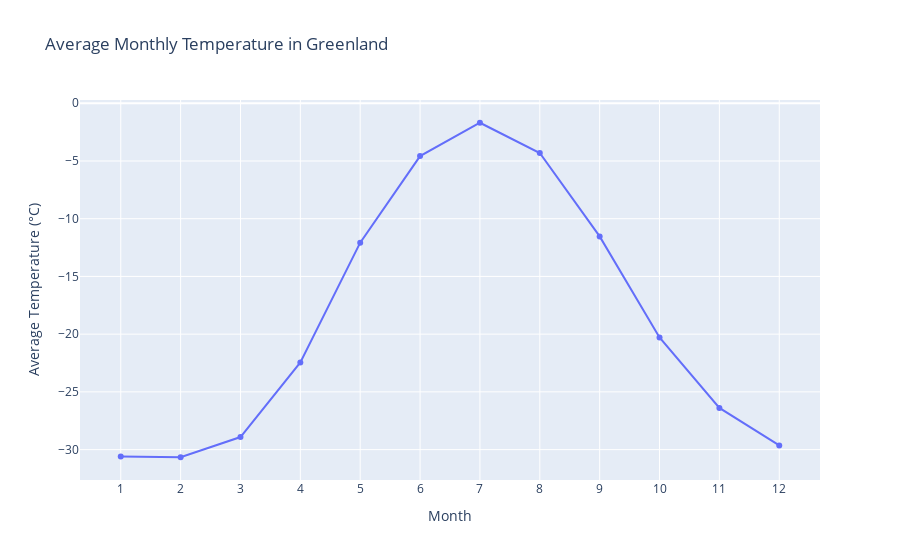

This figure's notebook cell:
### Code cell
df['month'] = df['dt'].dt.month

monthly_avg_temp = df.groupby('month')['AverageTemperature'].mean().reset_index()

fig = go.Figure()

fig.add_trace(go.Scatter(x=monthly_avg_temp['month'], y=monthly_avg_temp['AverageTemperature'],
                         mode='lines+markers',
                         name='Average Temp',
                         hoverinfo='x+y'))

fig.update_layout(title=f'Average Monthly Temperature in {country}',
                  xaxis_title='Month',
                  yaxis_title='Average Temperature (°C)',
                  xaxis=dict(tickmode='array',
                             tickvals=monthly_avg_temp['month'],
                             ticktext=[str(i) for i in range(1, 13)]))

fig.show()

### Figure 1 — Plotly figure (JSON) as saved in the notebook; plotly's stock layout.template omitted (floating-point values rounded to 4 significant figures)
{"data": [{"hoverinfo": "x+y", "mode": "lines+markers", "name": "Average Temp", "type": "scatter", "x": [1, 2, 3, 4, 5, 6, 7, 8, 9, 10, 11, 12], "y": [-30.59, -30.66, -28.91, -22.45, -12.07, -4.576, -1.69, -4.31, -11.53, -20.29, -26.39, -29.64]}], "layout": {"title": {"text": "Average Monthly Temperature in Greenland"}, "xaxis": {"tickmode": "array", "ticktext": ["1", "2", "3", "4", "5", "6", "7", "8", "9", "10", "11", "12"], "tickvals": [1, 2, 3, 4, 5, 6, 7, 8, 9, 10, 11, 12], "title": {"text": "Month"}}, "yaxis": {"title": {"text": "Average Temperature (°C)"}}}}
